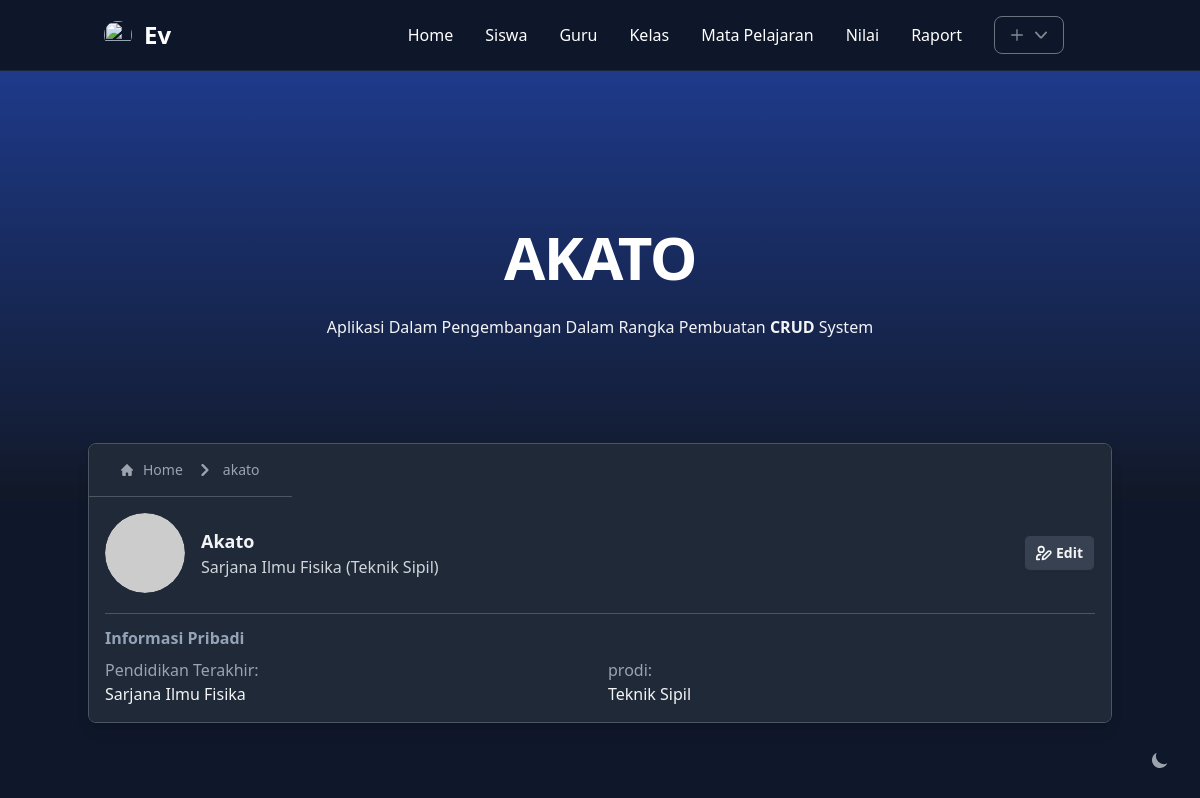
/guru/guru.php?n=akato&id=18, run on the app's committed database.
### tables this page shows
CREATE TABLE `gurus` (
  `kode_guru` int NOT NULL,
  `nama_guru` varchar(50) NOT NULL,
  `pendidikan` varchar(40) NOT NULL,
  `prodi` varchar(80) NOT NULL
);

### public/guru/guru.php (the view, shortened to what this page needs)
<?php
try {
  $cd = $_GET['id'];
  $connection = connect();
  $query = "SELECT * FROM gurus WHERE kode_guru = '$cd' LIMIT 1 ";
  $datas = $connection->query($query);
  $data = $datas->fetch_object();
} catch (\Throwable $e) {
  $error = $e->getMessage();
}
?>
<!doctype html>
<html lang="en" class="dark">
<head>
  <script src="https://cdn.tailwindcss.com"></script>
</head>
<body class="antialiased text-slate-500 dark:text-slate-400 bg-white dark:bg-slate-900">
  <?php include '../component/nav.php';
  include '../component/toggle.php' ?>
  <section class="bg-[#404eed] dark:bg-gray-900 isolate relative max-w-full pt-36 pb-40">
    <div class="container min-h-0 uppercase mx-auto">
      <div class="min-h-[80px] text-center max-w-[1480px]">
        <h1 class="text-4xl sm:text-6xl font-extrabold text-white tracking-tight mt-3"><?= str_replace('.', ' ', ucfirst($data->nama_guru)) ?></h1>
        <div class="max-w-xl capitalize mx-auto mt-5 sm:mt-7 text-base font-inital text-gray-100">Aplikasi dalam pengembangan dalam rangka pembuatan <span class="font-semibold">CRUD</span> system</div>
      </div>
    </div>
    <div class="bg-gradient-to-b from-indigo-900 to-transparent dark:from-blue-900 w-full h-full absolute top-0 left-0 -z-10"></div>
  </section>
  <section class="relative -mt-14 container mx-auto overflow-x-auto border dark:border-gray-600 border-gray-200 shadow-lg sm:rounded-lg">
    <div class="relative overflow-hidden bg-white dark:bg-gray-800 sm:rounded-ss-lg">
      <ol class="inline-flex py-4 px-8 border-b dark:dark:border-gray-600 items-center space-x-1 md:space-x-3">
        <li class="inline-flex items-center">
          <a href="../" class="inline-flex items-center text-sm font-medium text-gray-700 hover:text-blue-600 dark:text-gray-400 dark:hover:text-white">
            Home
          </a>
        </li>
        <li>
          <div class="flex items-center">
            <svg class="w-3 h-3 mx-1 text-gray-400" aria-hidden="true" xmlns="http://www.w3.org/2000/svg" fill="none" viewBox="0 0 6 10">
              <path stroke="currentColor" stroke-linecap="round" stroke-linejoin="round" stroke-width="2" d="m1 9 4-4-4-4" />
            </svg>
            <a href="#" class="ml-1 text-sm font-medium text-gray-700 hover:text-blue-600 md:ml-2 dark:text-gray-400 dark:hover:text-white"><?= $data->nama_guru ?></a>
          </div>
        </li>
      </ol>
      <div class="flex-row items-center justify-between p-4 space-y-3 sm:flex sm:space-y-0 sm:space-x-4">
        <div class="flex items-center">
          <div class="w-20 h-20 rounded-full overflow-hidden">
            <img class="w-full object-cover rounded-full" src="https://placehold.co/300x300/000000/FFFFFF.webp?text=<?= mb_strtoupper(mb_substr($data->nama_guru, 0, 1, "UTF-8")) ?>" alt="<?= str_replace('.', ' ', ucfirst($data->nama_guru)) ?>">
          </div>
          <div class="ml-4">
            <h2 class="text-lg font-semibold dark:text-gray-100"><?= str_replace('.', ' ', ucfirst($data->nama_guru)) ?></h2>
            <p class="text-gray-600 dark:text-gray-300"><?= $data->pendidikan . " " . "($data->prodi)" ?></p>
          </div>
        </div>
        <a href="/?v=guru&n=<?= strtolower(urlencode($data->nama_guru)) ?>&m=edit" class="inline-flex items-center rounded-md bg-white dark:bg-gray-700 hover:bg-gray-100 focus:outline-none focus:ring-gray-200 focus:ring-2 px-3 py-2 text-sm font-semibold text-gray-900 dark:text-gray-100 dark:ring-gray-800 shadow-sm ring-1 ring-inset ring-gray-400">
          Edit
        </a>
      </div>
      <div class="p-4 -mt-3">
        <div class="border-t dark:dark:border-gray-600 pt-3">
          <div class="mb-2">
            <h3 class="text-md font-semibold">Informasi Pribadi</h3>
          </div>
          <div class="grid grid-cols-2 gap-4">
            <div>
              <p class="text-gray-600 dark:text-gray-400">Pendidikan Terakhir:</p>
              <p class="dark:text-gray-100"><?= $data->pendidikan; ?></p>
            </div>
            <div>
              <p class="text-gray-600 dark:text-gray-400">prodi:</p>
              <p class="dark:text-gray-100"><?= $data->prodi; ?></p>
            </div>
          </div>
        </div>
      </div>
    </div>
  </section>
</body>
</html>

### data on the page
gurus: nama_guru "AKATO", nama_guru "akato", nama_guru "Akato", pendidikan "Sarjana Ilmu Fisika", prodi "Teknik Sipil"
